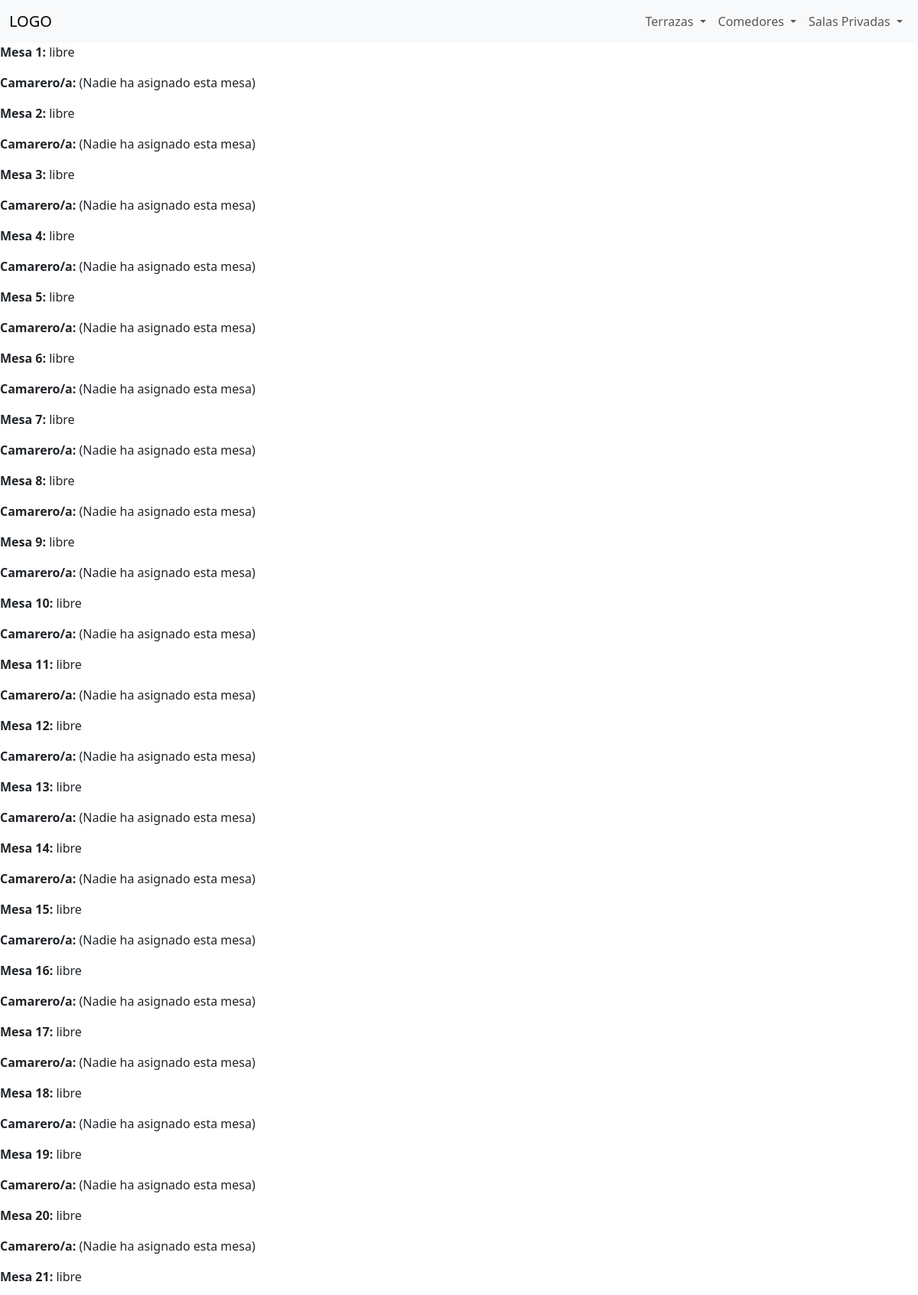
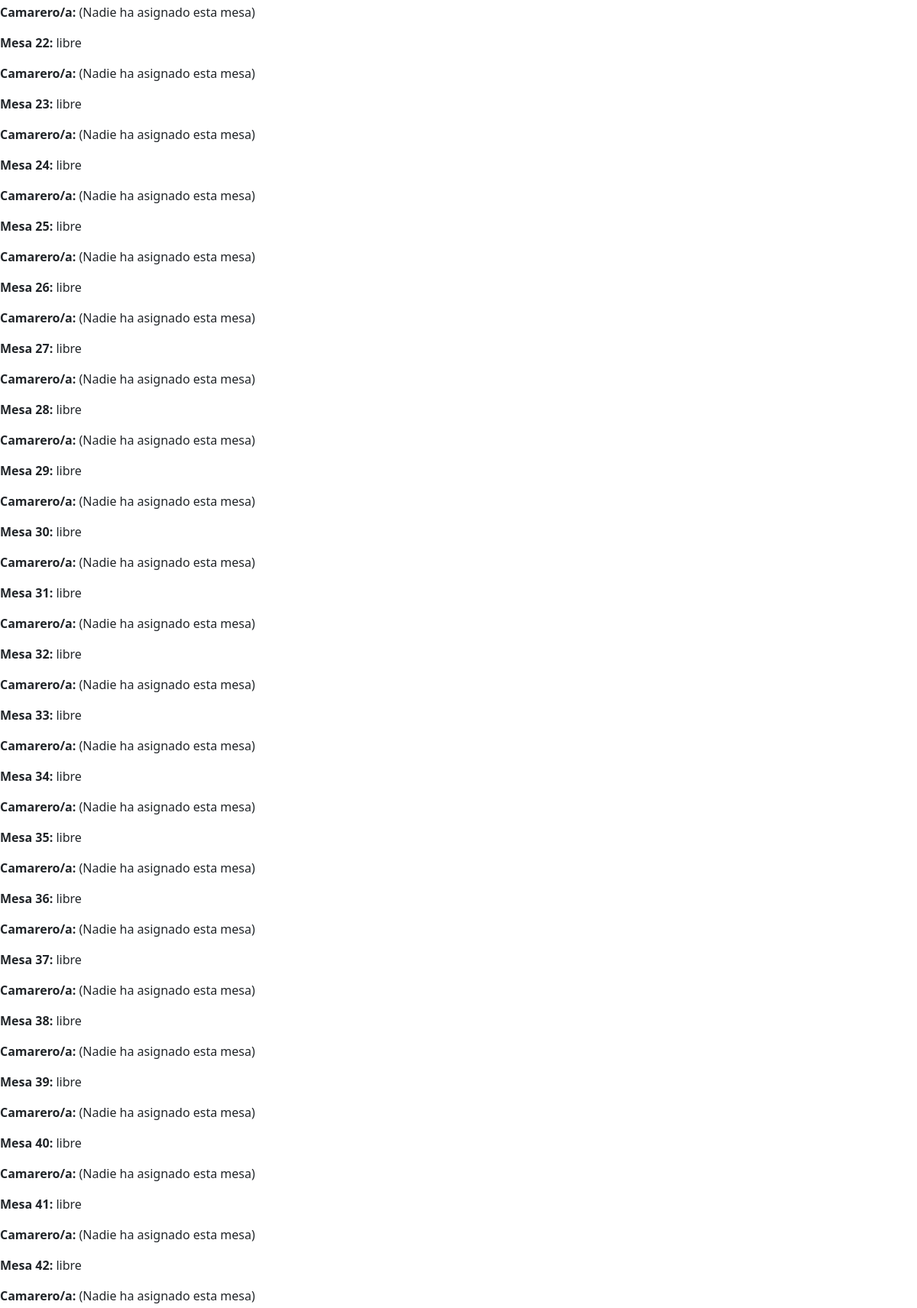
The app's page /Camarero/camarero_home.php (signed in, upper part) with its own data (2 pictures, top to bottom).
### tables this page shows
CREATE TABLE `mesas` (
  `id_mesa` INT NOT NULL AUTO_INCREMENT,
  `capacidad` INT NOT NULL,
  `estado` ENUM('libre', 'ocupada') NULL DEFAULT 'libre',
  `id_sala` INT NULL,
  PRIMARY KEY (`id_mesa`),
  INDEX `id_sala_idx` (`id_sala` ASC) VISIBLE,
  CONSTRAINT `id_sala`
    FOREIGN KEY (`id_sala`)
    REFERENCES `salas` (`id_sala`)
    ON DELETE NO ACTION
    ON UPDATE NO ACTION);

### Camarero/camarero_home.php (the view, shortened to what this page needs)
<?php
    include_once("../conexion.php");
    if (!isset($_SESSION['id_usuario'])) {
        header('Location: ' . '../index.php');
        exit();
    } else {
        $camareroActual = mysqli_real_escape_string($con, htmlspecialchars($_SESSION['id_usuario']));
        $sqlPáginaCamareros = "SELECT mesas.id_mesa, mesas.capacidad, mesas.estado, mesas.id_sala,
        salas.id_sala, salas.nombre, salas.capacidad,
        ocupaciones.id_ocupacion, ocupaciones.id_mesa, ocupaciones.fecha_ocupacion, ocupaciones.fecha_libera,
        usuarios.id_usuario, usuarios.nombre_completo, usuarios.contraseña, usuarios.tipo_usuario
        FROM mesas
        INNER JOIN salas ON salas.id_sala = mesas.id_sala
        LEFT JOIN ocupaciones ON ocupaciones.id_mesa = mesas.id_mesa AND (ocupaciones.fecha_libera IS NULL OR ocupaciones.fecha_libera > NOW())
        LEFT JOIN usuarios ON usuarios.id_usuario = ocupaciones.id_usuario
        WHERE ocupaciones.id_usuario = ? OR ocupaciones.id_usuario IS NULL
        ORDER BY salas.id_sala, mesas.id_mesa";
?>
<!DOCTYPE html>
<html lang="es">
<head>
    <link href="https://cdnjs.cloudflare.com/ajax/libs/bootstrap/5.3.0/css/bootstrap.min.css" rel="stylesheet">
</head>
<body>
    <nav class="navbar navbar-expand-lg bg-body-tertiary">
        <div class="container-fluid">
            <a class="navbar-brand" href="#">LOGO</a>
            <div class="collapse navbar-collapse" id="navbarContent">
                <ul class="navbar-nav ms-auto mb-2 mb-lg-0">
                    <li class="nav-item dropdown">
                        <a class="nav-link dropdown-toggle" href="#" id="terrazasDropdown" role="button" data-bs-toggle="dropdown" aria-expanded="false">
                            Terrazas
                        </a>
                            <?php
                                $sqlTerrazas = "SELECT * FROM salas WHERE id_sala <= 3";
                                $stmtTerrazas = mysqli_prepare($con, $sqlTerrazas);
                                mysqli_stmt_execute($stmtTerrazas);
                                mysqli_stmt_store_result($stmtTerrazas);
                                if (mysqli_stmt_num_rows($stmtTerrazas) > 0) {
                                    mysqli_stmt_bind_result($stmtTerrazas, $id_sala, $nombre, $capacidad);
                                }
                            ?>
                    </li>
                    <li class="nav-item dropdown">
                        <a class="nav-link dropdown-toggle" href="#" id="comedoresDropdown" role="button" data-bs-toggle="dropdown" aria-expanded="false">
                            Comedores
                        </a>
                            <?php
                                $sqlTerrazas = "SELECT * FROM salas WHERE id_sala BETWEEN 4 AND 5";
                                $stmtTerrazas = mysqli_prepare($con, $sqlTerrazas);
                                mysqli_stmt_execute($stmtTerrazas);
                                mysqli_stmt_store_result($stmtTerrazas);
                                if (mysqli_stmt_num_rows($stmtTerrazas) > 0) {
                                    mysqli_stmt_bind_result($stmtTerrazas, $id_sala, $nombre, $capacidad);
                                }
                            ?>
                    </li>
                    <li class="nav-item dropdown">
                        <a class="nav-link dropdown-toggle" href="#" id="salasPrivadasDropdown" role="button" data-bs-toggle="dropdown" aria-expanded="false">
                            Salas Privadas
                        </a>
                            <?php
                                $sqlTerrazas = "SELECT * FROM salas WHERE id_sala BETWEEN 6 AND 8";
                                $stmtTerrazas = mysqli_prepare($con, $sqlTerrazas);
                                mysqli_stmt_execute($stmtTerrazas);
                                mysqli_stmt_store_result($stmtTerrazas);
                                if (mysqli_stmt_num_rows($stmtTerrazas) > 0) {
                                    mysqli_stmt_bind_result($stmtTerrazas, $id_sala, $nombre, $capacidad);
                                }
                            ?>
                    </li>
                </ul>
            </div>
        </div>
    </nav>
    <?php
        $stmtPáginaCamareros = mysqli_prepare($con, $sqlPáginaCamareros);
        mysqli_stmt_bind_param($stmtPáginaCamareros, "i", $camareroActual);
        mysqli_stmt_execute($stmtPáginaCamareros);
        mysqli_stmt_store_result($stmtPáginaCamareros);
        if (mysqli_stmt_num_rows($stmtPáginaCamareros) > 0) {
            mysqli_stmt_bind_result($stmtPáginaCamareros, $id_mesa, $capacidadMesa, $estadoMesa, $idSalaDeLaMesa,
            $id_sala, $nombreSala, $capacidadSala,
            $idMesaOcupada, $idCamareroQueOfreceLaMesa, $fechaOcupacion, $fechaLibera,
            $id_usuario, $nombre, $contrasena, $tipoUsuario);
            while (mysqli_stmt_fetch($stmtPáginaCamareros)) {
                echo "<div>";
                echo "<p class=><strong>Mesa " . htmlspecialchars($id_mesa) . ":</strong> " . htmlspecialchars($estadoMesa) . "</p>";
                if ($nombre != NULL) {
                    echo "<p class=><strong>Camarero/a: </strong>" . htmlspecialchars($nombre) . "</p>";
                } else {
                    echo "<p class=><strong>Camarero/a: </strong> (Nadie ha asignado esta mesa) </p>";
                }
                echo "</div>";
            }
        } else {
            echo "<p>No hay mesas</p>";
        }
    ?>
</body>
</html>
<?php
    }
?>

### records on screen
mesas: id_mesa "1"
mesas: id_mesa "2"
mesas: id_mesa "3"
mesas: id_mesa "4"
mesas: id_mesa "5"
mesas: capacidad "6"
mesas: id_mesa "7"
mesas: id_mesa "8"
mesas: id_mesa "9"
mesas: id_mesa "10"
mesas: id_mesa "11"
mesas: id_mesa "12"
mesas: id_mesa "13"
mesas: id_mesa "14"
mesas: id_mesa "15"
mesas: id_mesa "16"
mesas: id_mesa "17"
mesas: id_mesa "18"
mesas: id_mesa "19"
mesas: id_mesa "20"
mesas: id_mesa "21"
mesas: id_mesa "22"
mesas: id_mesa "23"
mesas: id_mesa "24"
mesas: id_mesa "25"
mesas: id_mesa "26"
mesas: id_mesa "27"
mesas: id_mesa "28"
mesas: id_mesa "29"
mesas: id_mesa "30"
mesas: id_mesa "31"
mesas: id_mesa "32"
mesas: id_mesa "33"
mesas: id_mesa "34"
mesas: id_mesa "35"
mesas: id_mesa "36"
mesas: id_mesa "37"
mesas: id_mesa "38"
mesas: id_mesa "39"
mesas: id_mesa "40"
mesas: id_mesa "41"
mesas: id_mesa "42"
